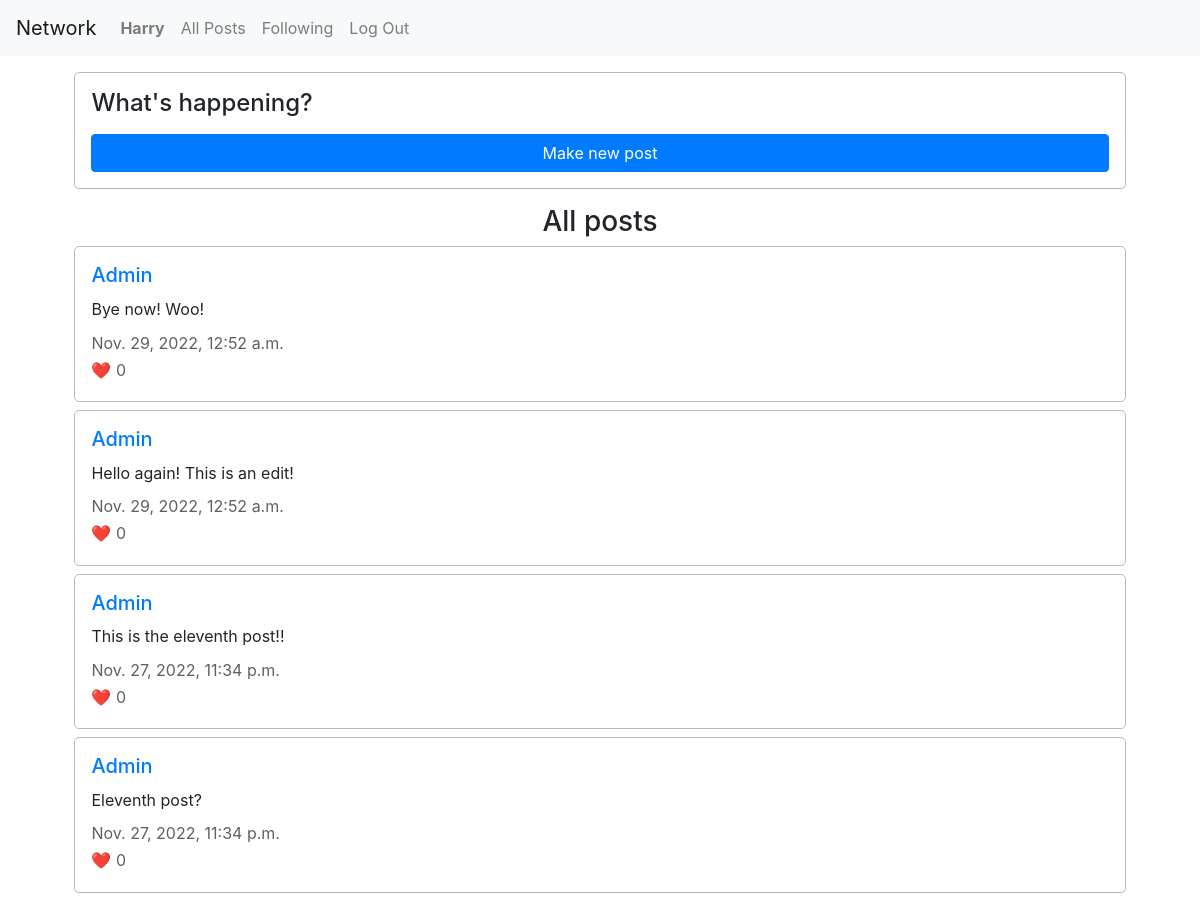
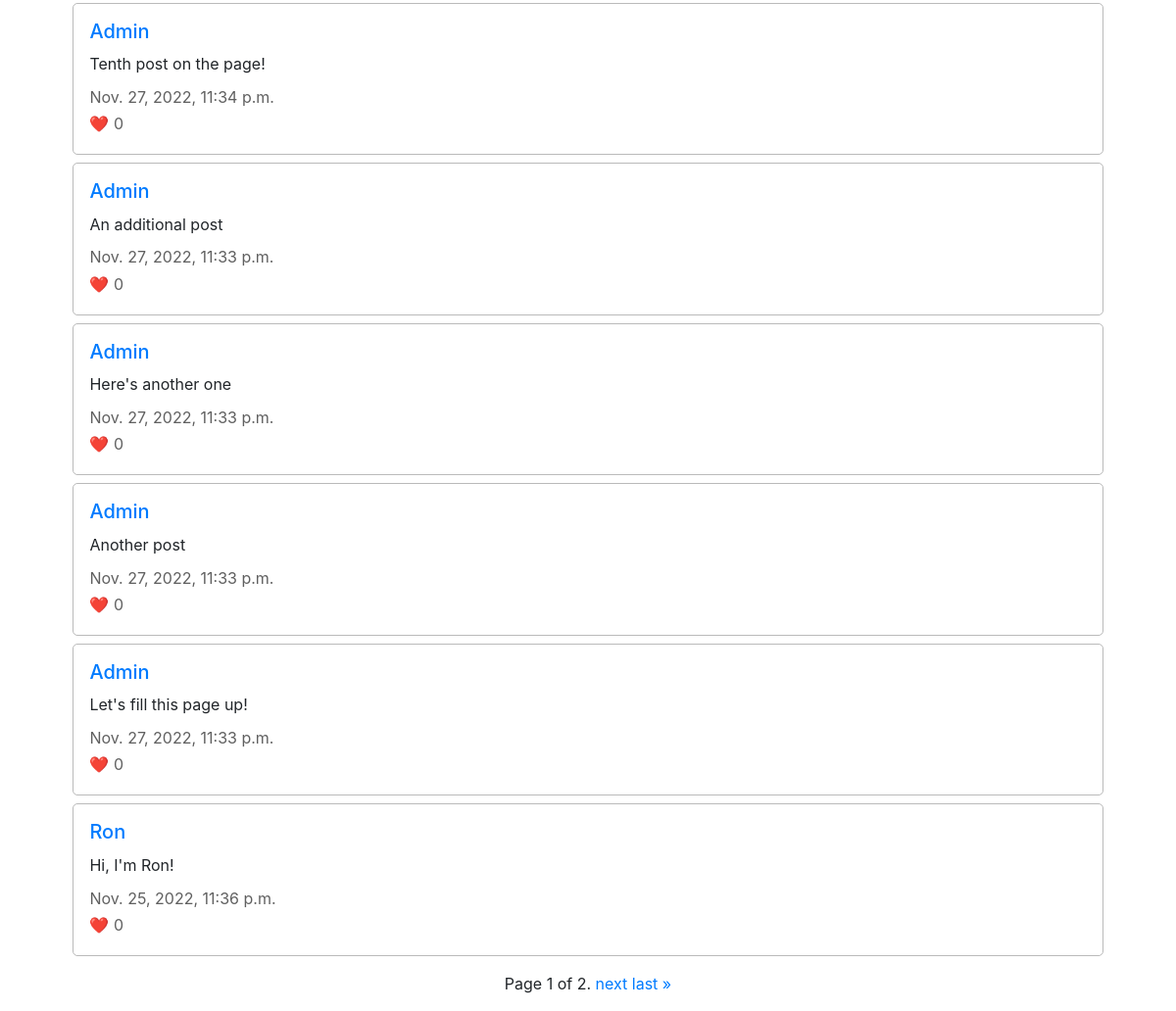
/ (signed in), run on the app's committed database (2 pictures, top to bottom).
### network/models.py (models this page shows, shortened)
class User(AbstractUser):
    pass

class Post(models.Model):
    user = models.ForeignKey("User", on_delete=models.CASCADE, related_name ="posts")
    content = models.TextField(max_length=255)
    timestamp = models.DateTimeField(auto_now_add=True)
    likes = models.ManyToManyField("User", blank=True, related_name="liked")

### network/views.py (the view)
# urls.py: path("", views.index, name="index"),
def index(request):
    user = User.objects.get(username=request.user)
    posts = Post.objects.all().order_by('timestamp').reverse()
    paginator = Paginator(posts, 10)
    page_num = request.GET.get('page')
    page_obj = paginator.get_page(page_num)
    return render(request, "network/index.html", {
        "page_obj": page_obj,
        "user": user,
    })

### network/templates/network/index.html (shortened to what this page needs)
{% extends "network/layout.html" %}
{% load static %}
{% block body %}
    {% if user.is_authenticated %}
        <div class="compose-section">
            <form action={% url 'compose' %} method = "GET">
                <h4>What's happening?</h4>
                <input type="submit" value="Make new post" class="btn btn-primary btn-block"></input>
            </form>
        </div>
    {% endif %}
    <div class="all-posts">
        <h3>All posts</h3>
        {% for post in page_obj %}
            <div class="section" id="{{ post.id }}">
                <h5><a href="{% url 'user' post.user %}">{{ post.user }}</a></h5>
                <p class="post-content" id="post-content-{{ post.id }}">{{ post.content }}</p>
                <p class="grey">{{ post.timestamp }}</p>
                <p class="grey">&#10084;&#65039; {{ post.likes.all.count }}</p>
            </div>
        {% endfor %}
    </div>
    <div class="pagination">
        <span class="step-links">
            <span class="current">
                Page {{ page_obj.number }} of {{ page_obj.paginator.num_pages }}.
            </span>
            {% if page_obj.has_next %}
                <a href="?page={{ page_obj.next_page_number }}">next</a>
                <a href="?page={{ page_obj.paginator.num_pages }}">last &raquo;</a>
            {% endif %}
        </span>
    </div>
{% endblock %}

### network/templates/network/layout.html (shortened to what this page needs)
{% load static %}
<!DOCTYPE html>
<html lang="en">
    <head>
        <link rel="stylesheet" href="https://stackpath.bootstrapcdn.com/bootstrap/4.4.1/css/bootstrap.min.css">
        <link href="{% static 'network/styles.css' %}" rel="stylesheet">
    </head>
    <body>
        <nav class="navbar navbar-expand-lg navbar-light bg-light">
            <a class="navbar-brand" href="#">Network</a>
            <div class="collapse navbar-collapse" id="navbarNav">
                <ul class="navbar-nav mr-auto">
                {% if user.is_authenticated %}
                    <li class="nav-item">
                        <a class="nav-link" href="{% url 'user' user.username %}"><strong>{{ user.username }}</strong></a>
                    </li>
                {% endif %}
                <li class="nav-item">
                    <a class="nav-link" href="{% url 'index' %}">All Posts</a>
                </li>
                {% if user.is_authenticated %}
                    <li class="nav-item">
                        <a class="nav-link" href="{% url 'following' %}">Following</a>
                    </li>
                    <li class="nav-item">
                        <a class="nav-link" href="{% url 'logout' %}">Log Out</a>
                    </li>
                {% endif %}
                </ul>
            </div>
        </nav>
        <div class="body">
            {% block body %}
            {% endblock %}
        </div>
    </body>
</html>

### network/static/network/styles.css (style rules this page uses)
.body { display: flex; flex-direction: column; justify-content: center; align-items: center; gap: 1rem; margin: 1rem; }
.compose-section { width: 90%; border: 0.2px rgb(186, 186, 186) solid; border-radius: 5px; padding: 1rem; }
.all-posts { width: 100%; display: flex; flex-direction: column; justify-content: center; align-items: center; gap: 0.5rem; }
.section { width: 90%; border: 0.2px rgb(186, 186, 186) solid; border-radius: 5px; padding: 1rem; }
h3 { margin-bottom: 0rem; }
h4 { margin-bottom: 1rem; }
h5 { margin-bottom: 0.6rem; }
p { margin-bottom: 0.2rem; }
.post-content { margin-bottom: 0.6rem; }
.grey { color: rgb(96, 96, 96); }

### data on the page
User: username "Harry"
Post: user "Admin", content "Bye now! Woo!", timestamp "Nov. 29, 2022, 12:52 a.m.", likes.all.count "0"
Post: user "Admin", content "Hello again! This is an edit!", timestamp "Nov. 29, 2022, 12:52 a.m.", likes.all.count "0"
Post: user "Admin", content "This is the eleventh post!!", timestamp "Nov. 27, 2022, 11:34 p.m.", likes.all.count "0"
Post: user "Admin", content "Eleventh post?", timestamp "Nov. 27, 2022, 11:34 p.m.", likes.all.count "0"
Post: user "Admin", content "Tenth post on the page!", timestamp "Nov. 27, 2022, 11:34 p.m.", likes.all.count "0"
Post: user "Admin", content "An additional post", timestamp "Nov. 27, 2022, 11:33 p.m.", likes.all.count "0"
Post: user "Admin", content "Here's another one", timestamp "Nov. 27, 2022, 11:33 p.m.", likes.all.count "0"
Post: user "Admin", content "Another post", timestamp "Nov. 27, 2022, 11:33 p.m.", likes.all.count "0"
Post: user "Admin", content "Let's fill this page up!", timestamp "Nov. 27, 2022, 11:33 p.m.", likes.all.count "0"
Post: user "Ron", content "Hi, I'm Ron!", timestamp "Nov. 25, 2022, 11:36 p.m.", likes.all.count "0"

### other printed values
{{ page_obj.number }} "1"
{{ page_obj.paginator.num_pages }} "2"
